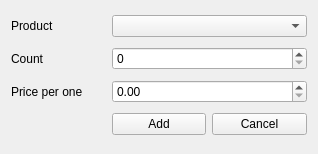
<?xml version="1.0" encoding="UTF-8"?>
<ui version="4.0">
 <class>Form</class>
 <widget class="QWidget" name="Form">
  <property name="geometry">
   <rect>
    <x>0</x>
    <y>0</y>
    <width>318</width>
    <height>154</height>
   </rect>
  </property>
  <property name="windowTitle">
   <string>Add Have</string>
  </property>
  <layout class="QGridLayout" name="gridLayout">
   <item row="0" column="0">
    <widget class="QLabel" name="label">
     <property name="text">
      <string>Product</string>
     </property>
    </widget>
   </item>
   <item row="0" column="1" colspan="2">
    <widget class="QComboBox" name="comboBox">
     <property name="URI" stdset="0">
      <string>myinc:///System/Var/Product</string>
     </property>
    </widget>
   </item>
   <item row="1" column="0">
    <widget class="QLabel" name="label_2">
     <property name="text">
      <string>Count</string>
     </property>
    </widget>
   </item>
   <item row="1" column="1" colspan="2">
    <widget class="QSpinBox" name="spinBox">
     <property name="URI" stdset="0">
      <string>myinc:///System/Var/Count</string>
     </property>
    </widget>
   </item>
   <item row="2" column="0">
    <widget class="QLabel" name="label_3">
     <property name="text">
      <string>Price per one</string>
     </property>
    </widget>
   </item>
   <item row="2" column="1" colspan="2">
    <widget class="QDoubleSpinBox" name="doubleSpinBox">
     <property name="URI" stdset="0">
      <string>myinc:///System/Var/Price</string>
     </property>
    </widget>
   </item>
   <item row="3" column="1">
    <widget class="QPushButton" name="pushButton">
     <property name="text">
      <string>Add</string>
     </property>
     <property name="URI" stdset="0">
      <string>myinc:///SQL/AddHave?$Product.id,$Count,$Price</string>
     </property>
    </widget>
   </item>
   <item row="3" column="2">
    <widget class="QPushButton" name="pushButton_2">
     <property name="text">
      <string>Cancel</string>
     </property>
    </widget>
   </item>
  </layout>
 </widget>
 <resources/>
 <connections/>
</ui>
